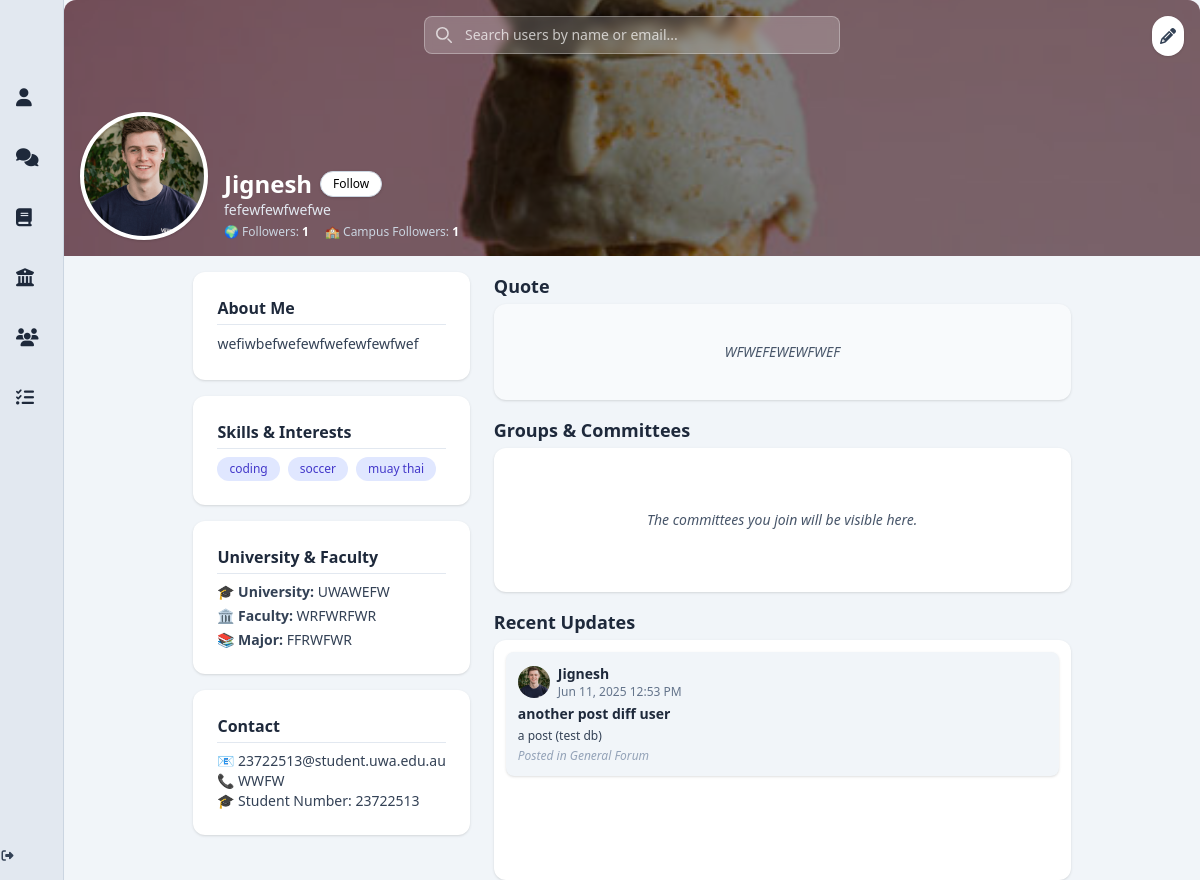
Screenshot of /profile/1 (signed in) with the database file from the repository.
### app/models.py (models this page shows, shortened)
class User(db.Model, UserMixin):
    __tablename__ = 'users'
    id = db.Column(db.Integer, primary_key=True)
    display_name = db.Column(db.String(100))
    student_number = db.Column(db.String(50), unique=True, nullable=False)
    email = db.Column(db.String(120), unique=True, nullable=False)
    password_hash = db.Column(db.String(128), nullable=False)
    bio = db.Column(db.Text)
    job_title = db.Column(db.String(100))
    phone = db.Column(db.String(20))
    university = db.Column(db.String(100))
    faculty = db.Column(db.String(100))
    major = db.Column(db.String(100))
    quote = db.Column(db.Text)
    skills = db.Column(db.Text)
    profile_picture = db.Column(db.String(255))
    cover_picture = db.Column(db.String(255))
    created_at = db.Column(db.DateTime, default=db.func.now())
    committees = db.relationship('Committee', secondary=user_committees, backref='members', lazy='dynamic')
    posts = db.relationship('Post', backref='author', cascade='all, delete-orphan', passive_deletes=True, lazy='dynamic')
    comments = db.relationship('Comment', backref='author', cascade='all, delete-orphan', passive_deletes=True, lazy='dynamic')
    liked_posts = db.relationship('Post', secondary=post_likes, backref=db.backref('likers', lazy='dynamic'))
    followers = db.relationship(
        'User', secondary=user_followers,
        primaryjoin=(user_followers.c.followed_id == id),
        secondaryjoin=(user_followers.c.follower_id == id),
        backref=db.backref('following', lazy='dynamic'),
        lazy='dynamic'
    )
    @property
    def skills_list(self):
        return [skill.strip() for skill in self.skills.split(',')] if self.skills else []
    @property
    def followers_count(self):
        return self.followers.count()
    @property
    def campus_followers_count(self):
        my_domain = self.email.split('@')[-1] if self.email else ''
        count = 0
        for follower in self.followers:
            if follower.email and follower.email.split('@')[-1] == my_domain:
                count += 1
        return count

class Post(db.Model):
    __tablename__ = 'posts'
    id = db.Column(db.Integer, primary_key=True)
    title = db.Column(db.String(200))
    content = db.Column(db.Text, nullable=False)
    image_url = db.Column(db.String(255))
    created_at = db.Column(db.DateTime, default=db.func.now())
    user_id = db.Column(db.Integer, db.ForeignKey('users.id', ondelete='CASCADE', name='fk_posts_user_id'), nullable=False)
    committee_id = db.Column(db.Integer, db.ForeignKey('committees.id', ondelete='SET NULL', name='fk_posts_committee_id'), nullable=True)
    committee = db.relationship('Committee', backref='posts', lazy='joined')
    comments = db.relationship('Comment', backref='post', cascade='all, delete-orphan', passive_deletes=True, lazy='dynamic')

### app/routes.py (the view)
@bp.route('/profile/<int:user_id>')
@login_required
def profile(user_id):
    user = User.query.get_or_404(user_id)
    return render_template('profile_landingpage.html', user=user, Post=Post)

### app/__init__.py (called while the page is built)
def create_app(test_config=None):
    app = Flask(__name__)
    app.config['SECRET_KEY'] = 'w$$a9#^b2av#m2#jQ$s*G831!!6kgY@'
    BASE_DIR = os.path.abspath(os.path.dirname(__file__))
    DB_PATH = os.path.join(BASE_DIR, '../instance/app.db')
    app.config['SQLALCHEMY_DATABASE_URI'] = f'sqlite:///{DB_PATH}'
    if test_config:
        app.config.update(test_config)
    print("🚀 Using DB:", app.config['SQLALCHEMY_DATABASE_URI'])
    db.init_app(app)
    migrate.init_app(app, db)
    login_manager.init_app(app)
    login_manager.login_view = 'routes.index'
    from app.models import User
    @login_manager.user_loader
    def load_user(user_id):
        return User.query.get(int(user_id))
    @app.context_processor
    def inject_csrf_token():
        return dict(csrf_token=generate_csrf)
    from app.routes import bp as routes_bp
    app.register_blueprint(routes_bp)
    return app

### app/templates/profile_landingpage.html (shortened to what this page needs)
{% extends "base.html" %}
{% block content %}
<div class="relative w-full h-64 bg-slate-300 rounded-t-xl overflow-hidden">
  <img src="{{ user.cover_picture or 'https://images.unsplash.com/photo-1531512073830-ba890ca4eba2?q=80&w=3079&auto=format&fit=crop' }}"
       alt="Profile cover"
       class="object-cover w-full h-full" />
  <div class="absolute inset-0 bg-black bg-opacity-50 flex items-end gap-4 p-4">
    <img src="{{ user.profile_picture or 'https://cdn-icons-png.flaticon.com/512/149/149071.png' }}"
         alt="Avatar"
         class="avatar rounded-full border-4 border-white w-32 h-32 object-cover shadow bg-white" />
    <div>
        <div class="flex items-center gap-2">
            <h1 class="text-2xl font-bold text-white">{{ user.display_name }}</h1>
            {% if current_user.is_authenticated and current_user.id != user.id %}
            <button id="follow-button"
                    data-user-id="{{ user.id }}"
                    class="text-xs font-medium bg-white text-black border border-slate-300 px-3 py-1 rounded-full shadow hover:bg-slate-200 hover:text-slate-700 transition duration-200">
            {% if current_user in user.followers %}
            Unfollow
            {% else %}
            Follow
            {% endif %}
            </button>
            {% endif %}
          </div>
      <p class="text-sm text-slate-200">{{ user.job_title }}</p>
      <div class="flex gap-4 mt-1 text-xs text-slate-300">
        <p>🌍 Followers: <span id="followers-count" class="font-semibold text-white">{{ user.followers_count or 0 }}</span></p>
        <p>🏫 Campus Followers: <span id="campus-followers-count" class="font-semibold text-white">{{ user.campus_followers_count or 0 }}</span></p>
      </div>
    </div>
    <a href="{{ url_for('routes.edit_profile') }}"
       class="absolute top-4 right-4 bg-white text-slate-700 rounded-full p-2 shadow hover:bg-indigo-600 hover:text-white transition">
      <i class="fas fa-pencil-alt"></i>
    </a>
  </div>
  <div class="absolute top-4 left-1/2 transform -translate-x-1/2 w-full max-w-md px-4">
    <div class="relative">
      <input type="search"
             id="search-users"
             name="query"
             class="block w-full p-2 pl-10 text-sm text-white border border-white/30 rounded-lg bg-white/20 backdrop-blur-sm focus:ring-indigo-400 focus:border-indigo-400 placeholder-white/70 transition"
             placeholder="Search users by name or email..."
             autocomplete="off">
      <div class="absolute inset-y-0 left-0 flex items-center pl-3 pointer-events-none">
        <svg class="w-4 h-4 text-white opacity-70" xmlns="http://www.w3.org/2000/svg" fill="none" viewBox="0 0 20 20">
          <path stroke="currentColor" stroke-linecap="round" stroke-linejoin="round" stroke-width="2"
                d="m19 19-4-4m0-7A7 7 0 1 1 1 8a7 7 0 0 1 14 0Z"/>
        </svg>
      </div>
    </div>
  </div>
</div>
<div class="max-w-6xl mx-auto mt-4 grid grid-cols-1 md:grid-cols-3 gap-6 px-4">
  <aside class="md:col-span-1 flex flex-col gap-4">
    <div class="bg-white rounded-xl shadow p-6">
      <h3 class="text-md font-semibold text-slate-800 mb-2 border-b border-slate-200 pb-1">About Me</h3>
      <p class="text-sm text-slate-700 leading-relaxed break-words">{{ user.bio or "No bio available." }}</p>
    </div>
    <div class="bg-white rounded-xl shadow p-6">
      <h3 class="text-md font-semibold text-slate-800 mb-2 border-b border-slate-200 pb-1">Skills & Interests</h3>
      {% if user.skills %}
      <div class="flex flex-wrap gap-2">
        {% for skill in user.skills.split(',') %}
        <span class="bg-indigo-100 text-indigo-700 rounded-full px-3 py-1 text-xs font-medium">{{ skill.strip() }}</span>
        {% endfor %}
      </div>
      {% else %}
      <p class="text-sm text-slate-600">No skills added yet.</p>
      {% endif %}
    </div>
    <div class="bg-white rounded-xl shadow p-6">
      <h3 class="text-md font-semibold text-slate-800 mb-2 border-b border-slate-200 pb-1">University & Faculty</h3>
      <ul class="text-sm text-slate-700 space-y-1">
        <li>🎓 <strong>University:</strong> {{ user.university or 'Not specified' }}</li>
        <li>🏛️ <strong>Faculty:</strong> {{ user.faculty or 'Not specified' }}</li>
        <li>📚 <strong>Major:</strong> {{ user.major or 'Not specified' }}</li>
      </ul>
    </div>
    <div class="bg-white rounded-xl shadow p-6">
      <h3 class="text-md font-semibold text-slate-800 mb-2 border-b border-slate-200 pb-1">Contact</h3>
      <p class="text-sm text-slate-700 break-words">📧 {{ user.email }}</p>
      <p class="text-sm text-slate-700 break-words">📞 {{ user.phone or 'Not provided' }}</p>
      <p class="text-sm text-slate-700 break-words">🎓 Student Number: {{ user.student_number or 'Not provided' }}</p>
    </div>
  </aside>
  <main class="md:col-span-2 flex flex-col gap-4">
    <section>
      <h2 class="text-lg font-semibold text-slate-800 mb-1">Quote</h2>
      <div class="bg-slate-50 rounded-xl shadow p-3 h-24 flex items-center justify-center">
        <p class="text-sm text-slate-600 italic text-center">{{ user.quote or "Add a Quote!" }}</p>
      </div>
    </section>
    <section>
      <h2 class="text-lg font-semibold text-slate-800 mb-1">Groups & Committees</h2>
      <div class="bg-white rounded-xl shadow p-3 h-36 overflow-y-auto flex flex-col justify-center">
        {% if user.committees.count() > 0 %}
        <ul class="list-disc list-inside text-sm text-slate-700 space-y-1">
          {% for committee in user.committees %}
          <li class="break-words">{{ committee }}</li>
          {% endfor %}
        </ul>
        {% else %}
        <p class="text-sm text-slate-600 italic text-center">The committees you join will be visible here.</p>
        {% endif %}
      </div>
    </section>
    <section>
      <h2 class="text-lg font-semibold text-slate-800 mb-1">Recent Updates</h2>
      <div class="bg-white rounded-xl shadow p-3 h-60 overflow-y-auto flex flex-col gap-2">
        {% set shades = ['bg-slate-100', 'bg-slate-50', 'bg-slate-50', 'bg-white', 'bg-white'] %}
        {% set posts = user.posts.order_by(Post.created_at.desc()).limit(5).all() %}
        {% if posts %}
          {% for post in posts %}
          {% set idx = loop.index0 %}
          <a href="{{ url_for('routes.post_thread', post_id=post.id) }}" class="block hover:scale-[1.02] transition duration-300">
            <div class="{{ shades[idx] }} rounded-lg p-3 shadow hover:shadow-md transition text-sm">
              <div class="flex items-center gap-2 mb-1">
                <img src="{{ user.profile_picture or 'https://cdn-icons-png.flaticon.com/512/149/149071.png' }}"
                     alt="Avatar"
                     class="rounded-full w-8 h-8 object-cover" />
                <div>
                  <h3 class="font-semibold text-slate-800">{{ user.display_name }}</h3>
                  <p class="text-xs text-slate-500">{{ post.created_at.strftime('%b %d, %Y %I:%M %p') }}</p>
                </div>
              </div>
              {% if post.title %}
              <h4 class="font-semibold text-slate-800 text-sm mb-1">{{ post.title }}</h4>
              {% endif %}
              <p class="text-slate-700 text-xs break-words">{{ post.content }}</p>
              <p class="text-xs text-slate-400 italic mt-1">Posted in General Forum</p>
            </div>
          </a>
          {% endfor %}
        {% else %}
        <div class="text-center text-slate-500 flex items-center justify-center h-full">No posts yet!</div>
        {% endif %}
      </div>
    </section>
  </main>
</div>
{% endblock %}

### rows the page displays
User: cover_picture (picture), profile_picture (picture), display_name "Jignesh", job_title "fefewfewfwefwe", email.email "1", bio "wefiwbefwefewfwefewfewfwef", university "UWAWEFW", faculty "WRFWRFWR", major "FFRWFWR", email "23722513@student.uwa.edu.au", phone "WWFW", student_number "23722513", quote "WFWEFEWEWFWEF"
Post: profile_picture (picture), created_at "Jun 11, 2025 12:53 PM", title "another post diff user", content "a post (test db)"

### other values shown
{{ user.followers_count or 0 }} "1"
{{ skill.strip() }} "coding" "soccer" "muay thai"
